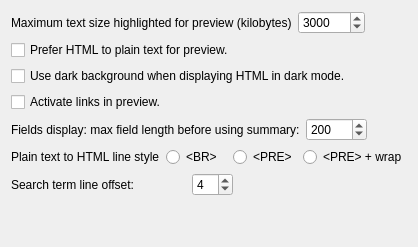
     <widget class="QWidget" name="tab_preview">
      <attribute name="title">
       <string>Preview</string>
      </attribute>
      <layout class="QVBoxLayout" name="verticalLayout_5">
       <item>
        <layout class="QHBoxLayout" stretch="0,0,1">
         <item>
          <widget class="QLabel" name="textLabelHL">
           <property name="sizePolicy">
            <sizepolicy hsizetype="Preferred" vsizetype="Preferred">
             <horstretch>1</horstretch>
             <verstretch>0</verstretch>
            </sizepolicy>
           </property>
           <property name="toolTip">
            <string>Texts over this size will not be highlighted in preview (too slow).</string>
           </property>
           <property name="text">
            <string>Maximum text size highlighted for preview (kilobytes)</string>
           </property>
           <property name="wordWrap">
            <bool>false</bool>
           </property>
          </widget>
         </item>
         <item>
          <widget class="QSpinBox" name="maxHLTSB">
           <property name="minimum">
            <number>0</number>
           </property>
           <property name="maximum">
            <number>100000</number>
           </property>
           <property name="singleStep">
            <number>500</number>
           </property>
           <property name="value">
            <number>3000</number>
           </property>
          </widget>
         </item>
         <item>
          <spacer name="horizontalSpacer_4">
           <property name="orientation">
            <enum>Qt::Horizontal</enum>
           </property>
           <property name="sizeHint" stdset="0">
            <size>
             <width>40</width>
             <height>20</height>
            </size>
           </property>
          </spacer>
         </item>
        </layout>
       </item>
       <item>
        <widget class="QCheckBox" name="previewHtmlCB">
         <property name="text">
          <string>Prefer HTML to plain text for preview.</string>
         </property>
         <property name="checked">
          <bool>false</bool>
         </property>
        </widget>
       </item>
       <item>
        <widget class="QCheckBox" name="previewdarkbgCB">
         <property name="toolTip">
          <string>When displaying HTML in dark mode, try to use a dark background (and light color).&lt;br&gt;This conflicts with many documents which will override our light setting with their own CSS (dark) foreground color, resulting in an unreadable document, so it is off by default.</string>
         </property>
         <property name="text">
          <string>Use dark background when displaying HTML in dark mode.</string>
         </property>
         <property name="checked">
          <bool>false</bool>
         </property>
        </widget>
       </item>
       <item>
        <widget class="QCheckBox" name="previewActiveLinksCB">
         <property name="toolTip">
          <string>Make links inside the preview window clickable, and start an external browser when they are clicked.</string>
         </property>
         <property name="text">
          <string>Activate links in preview.</string>
         </property>
         <property name="checked">
          <bool>false</bool>
         </property>
        </widget>
       </item>
       <item>
        <layout class="QHBoxLayout" stretch="0,0,1">
         <item>
          <widget class="QLabel" name="pvmaxfldlenLBL">
           <property name="sizePolicy">
            <sizepolicy hsizetype="Preferred" vsizetype="Preferred">
             <horstretch>1</horstretch>
             <verstretch>0</verstretch>
            </sizepolicy>
           </property>
           <property name="toolTip">
            <string>Set to 0 to disable details/summary feature</string>
           </property>
           <property name="text">
            <string>Fields display: max field length before using summary:</string>
           </property>
           <property name="wordWrap">
            <bool>false</bool>
           </property>
          </widget>
         </item>
         <item>
          <widget class="QSpinBox" name="pvmaxfldlenSB">
           <property name="minimum">
            <number>0</number>
           </property>
           <property name="maximum">
            <number>10000</number>
           </property>
           <property name="value">
            <number>200</number>
           </property>
          </widget>
         </item>
         <item>
          <spacer name="pvmaxfldlenHSPC">
           <property name="orientation">
            <enum>Qt::Horizontal</enum>
           </property>
           <property name="sizeHint" stdset="0">
            <size>
             <width>40</width>
             <height>20</height>
            </size>
           </property>
          </spacer>
         </item>
        </layout>
       </item>
       <item>
        <layout class="QHBoxLayout" name="horizontalLayout_3">
         <item>
          <widget class="QLabel" name="label">
           <property name="toolTip">
            <string>Lines in PRE text are not folded. Using BR loses some indentation. PRE + Wrap style may be what you want.</string>
           </property>
           <property name="text">
            <string>Plain text to HTML line style</string>
           </property>
          </widget>
         </item>
         <item>
          <widget class="QRadioButton" name="plainBRRB">
           <property name="text">
            <string>&lt;BR&gt;</string>
           </property>
           <attribute name="buttonGroup">
            <string notr="true">buttonGroup</string>
           </attribute>
          </widget>
         </item>
         <item>
          <widget class="QRadioButton" name="plainPRERB">
           <property name="text">
            <string>&lt;PRE&gt;</string>
           </property>
           <attribute name="buttonGroup">
            <string notr="true">buttonGroup</string>
           </attribute>
          </widget>
         </item>
         <item>
          <widget class="QRadioButton" name="plainPREWRAPRB">
           <property name="text">
            <string>&lt;PRE&gt; + wrap</string>
           </property>
           <attribute name="buttonGroup">
            <string notr="true">buttonGroup</string>
           </attribute>
          </widget>
         </item>
        </layout>
       </item>
       <item>
        <layout class="QHBoxLayout" stretch="0,0,1">
         <item>
          <widget class="QLabel" name="previewLinesOverAnchorLBL">
           <property name="sizePolicy">
            <sizepolicy hsizetype="Preferred" vsizetype="Preferred">
             <horstretch>1</horstretch>
             <verstretch>0</verstretch>
            </sizepolicy>
           </property>
           <property name="toolTip">
            <string>Number of lines to be shown over a search term found by preview search.</string>
           </property>
           <property name="text">
            <string>Search term line offset:</string>
           </property>
           <property name="wordWrap">
            <bool>false</bool>
           </property>
          </widget>
         </item>
         <item>
          <widget class="QSpinBox" name="previewLinesOverAnchorSB">
           <property name="minimum">
            <number>0</number>
           </property>
           <property name="maximum">
            <number>99</number>
           </property>
           <property name="value">
            <number>4</number>
           </property>
          </widget>
         </item>
         <item>
          <spacer name="previewLinesOverAnchorHSPC">
           <property name="orientation">
            <enum>Qt::Horizontal</enum>
           </property>
           <property name="sizeHint" stdset="0">
            <size>
             <width>40</width>
             <height>20</height>
            </size>
           </property>
          </spacer>
         </item>
        </layout>
       </item>
       <item>
        <spacer name="verticalSpacer_3">
         <property name="orientation">
          <enum>Qt::Vertical</enum>
         </property>
         <property name="sizeHint" stdset="0">
          <size>
           <width>20</width>
           <height>40</height>
          </size>
         </property>
        </spacer>
       </item>
      </layout>
     </widget>
